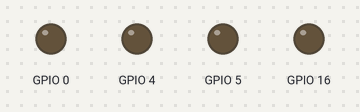
The sketch below on a simulated ESP8266 (NodeMCU). On the bench: output pins drawn as LEDs (lit = HIGH). WiFi joins after 1.5 s; servers stay silent unless stated; the Firebase database answers and starts empty; what the sketch prints to the serial monitor is not drawn.

Above: at 0.1 s.
At 1.7 s:
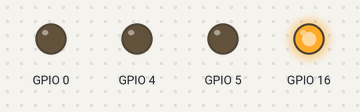
Timing chart, 0 to 3.2 s (numbered marks = the images above):
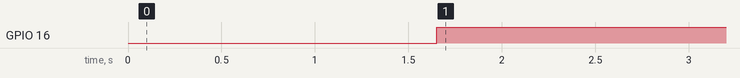

The sketch:

final_read_home_automation.ino
```cpp
/*

 Created by:- Rishi Tiwari
 Website:- TrickSumo.com
 Video Tutorial:- https://youtu.be/nLzC0-VaqDs

 Libraries used:-

https://github.com/mobizt/Firebase-ESP8266/

*/

#include <ESP8266WiFi.h>
#include <FirebaseESP8266.h>

#define FIREBASE_HOST "mit-app-f57e6-default-rtdb.firebaseio.com"                     //Your Firebase Project URL goes here without "http:" , "\" and "/"
#define FIREBASE_AUTH "rAcuRg5u2nWhdGqQVT0Egq63TESRcXK0uC7HtUQT" //Your Firebase Database Secret goes here

#define WIFI_SSID "PTCL"                                               //your WiFi SSID for which yout NodeMCU connects
#define WIFI_PASSWORD "ham03118123547"                                      //Password of your wifi network


// Declare the Firebase Data object in the global scope
FirebaseData firebaseData;

// Declare global variable to store value
int val=0;


void setup() {

  Serial.begin(9600);                                                      // Select the same baud rate if you want to see the datas on Serial Monitor
  pinMode(16, OUTPUT);
  pinMode(5,OUTPUT);
  pinMode(4,OUTPUT);
  pinMode(0,OUTPUT);

  Serial.println("Serial communication started\n\n");

  WiFi.begin(WIFI_SSID, WIFI_PASSWORD);                                     //try to connect with wifi
  Serial.print("Connecting to ");
  Serial.print(WIFI_SSID);


  while (WiFi.status() != WL_CONNECTED) {
    Serial.print(".");
    delay(500);
  }


  Serial.println();
  Serial.print("Connected to ");
  Serial.println(WIFI_SSID);
  Serial.print("IP Address is : ");
  Serial.println(WiFi.localIP());                                            //print local IP address
  Firebase.begin(FIREBASE_HOST, FIREBASE_AUTH);   // connect to firebase

  Firebase.reconnectWiFi(true);
  delay(0);
}

void loop() {


// Firebase Error Handling And Reading Data From Specified Path ************************************************

if (Firebase.getInt(firebaseData, "/data")) {                           // On successful Read operation, function returns 1

    if (firebaseData.dataType() == "int") {                            // print read data if it is integer

      val = firebaseData.intData();
      if (val==1){
        digitalWrite(16, LOW);
      }
              else if(val==11){
          digitalWrite(5,LOW);
          }

                else if(val==111){
            digitalWrite(4, LOW);
            }

                  else if(val==1111){
              digitalWrite(0, LOW);
              }
                  else if(val==51){
                    digitalWrite(16,LOW);
                    digitalWrite(5,LOW);
                    digitalWrite(4,LOW);
                    digitalWrite(0,LOW);
                    }


        if (val==0){
          digitalWrite(16, HIGH);
        }
          else if(val==2){
            digitalWrite(5,HIGH);
            }
            else if(val==3){
              digitalWrite(4, HIGH);
              }
              else if(val==4){
                digitalWrite(0, HIGH);
                }
                else if(val==5){
                  digitalWrite(16,HIGH);
                  digitalWrite(5,HIGH);
                  digitalWrite(4,HIGH);
                  digitalWrite(0,HIGH);
                  }


      Serial.println(val);
      Serial.println("\n Change value at firebase console to see changes here.");
      delay(0);

    }

} else {
    Serial.println(firebaseData.errorReason());
  }
 }


/* NOTE:
 *  To read value, command is ===> Firebase.getInt(firebaseData, "path"); variable = firebaseData.intData();
 *
 *  Example                   ===>  Firebase.setInt(firebaseData, "/data", val); val = firebaseData.intData();
 */
```

Measured:
- by itself, GPIO 16: LOW → HIGH at 1.7 s
